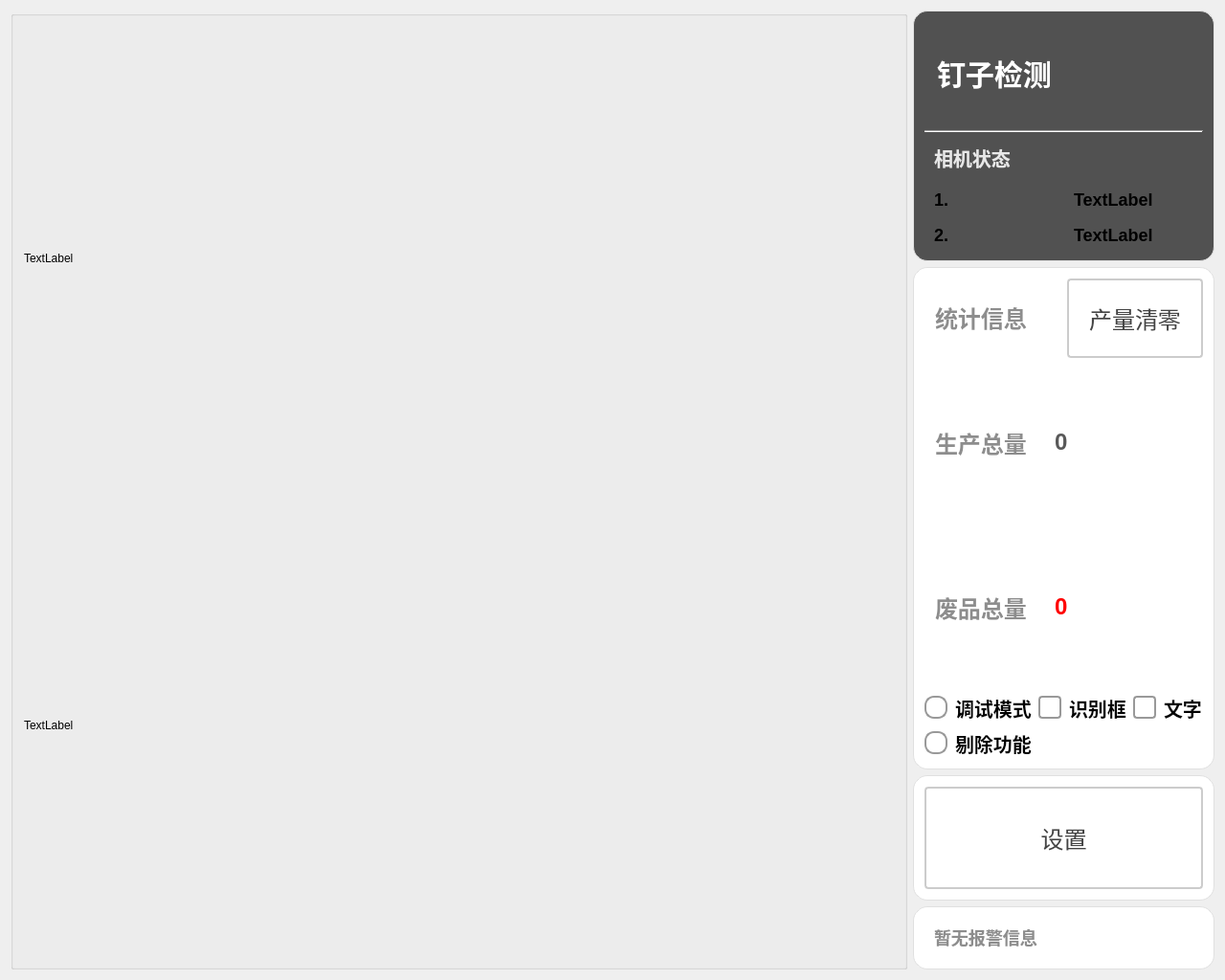
<?xml version="1.0" encoding="UTF-8"?>
<ui version="4.0">
 <class>MaiLiDingZiClass</class>
 <widget class="QMainWindow" name="MaiLiDingZiClass">
  <property name="geometry">
   <rect>
    <x>0</x>
    <y>0</y>
    <width>1280</width>
    <height>1024</height>
   </rect>
  </property>
  <property name="windowTitle">
   <string>MaiLiDingZi</string>
  </property>
  <widget class="QWidget" name="centralWidget">
   <layout class="QGridLayout" name="gridLayout_2">
    <item row="0" column="0">
     <layout class="QHBoxLayout" name="horizontalLayout_5" stretch="5,1">
      <item>
       <widget class="QGroupBox" name="gBoix_ImageDisplay">
        <property name="title">
         <string/>
        </property>
        <layout class="QGridLayout" name="gridLayout">
         <item row="0" column="0">
          <layout class="QVBoxLayout" name="verticalLayout_2" stretch="3,3">
           <item>
            <widget class="QLabel" name="label_imgDisplay_1">
             <property name="sizePolicy">
              <sizepolicy hsizetype="Expanding" vsizetype="Expanding">
               <horstretch>0</horstretch>
               <verstretch>0</verstretch>
              </sizepolicy>
             </property>
             <property name="maximumSize">
              <size>
               <width>999</width>
               <height>999</height>
              </size>
             </property>
             <property name="text">
              <string>TextLabel</string>
             </property>
            </widget>
           </item>
           <item>
            <widget class="QLabel" name="label_imgDisplay_2">
             <property name="sizePolicy">
              <sizepolicy hsizetype="Expanding" vsizetype="Expanding">
               <horstretch>0</horstretch>
               <verstretch>0</verstretch>
              </sizepolicy>
             </property>
             <property name="maximumSize">
              <size>
               <width>999</width>
               <height>999</height>
              </size>
             </property>
             <property name="text">
              <string>TextLabel</string>
             </property>
            </widget>
           </item>
          </layout>
         </item>
        </layout>
       </widget>
      </item>
      <item>
       <layout class="QVBoxLayout" name="vLayout_SideBar" stretch="8,16,4,2">
        <item>
         <widget class="QGroupBox" name="groupBox_head">
          <property name="styleSheet">
           <string notr="true">QGroupBox {
    font-size: 20px;
    font-weight: bold;
    background-color: rgb(81, 81, 81);
    border: 1px solid #e0e0e0;
    border-radius: 2px;
	border-radius: 15px
}

QGroupBox::title {
    subcontrol-origin: margin;
    left: 10px;
    padding: 0 5px;
    color: #2c3e50;
}</string>
          </property>
          <property name="title">
           <string/>
          </property>
          <layout class="QGridLayout" name="gridLayout_3">
           <item row="0" column="0">
            <layout class="QVBoxLayout" name="verticalLayout_5" stretch="1,1,1">
             <item>
              <layout class="QHBoxLayout" name="hLayout_title" stretch="3,2">
               <item>
                <widget class="QLabel" name="label_title">
                 <property name="sizePolicy">
                  <sizepolicy hsizetype="Expanding" vsizetype="Expanding">
                   <horstretch>0</horstretch>
                   <verstretch>0</verstretch>
                  </sizepolicy>
                 </property>
                 <property name="styleSheet">
                  <string notr="true">QLabel {
       font-size: 30px;        
       font-weight: bold;        
       color: rgb(255, 255, 255);         
       padding: 5px 5px;     
       border-bottom: 2px solid #cccccc; 
    }</string>
                 </property>
                 <property name="text">
                  <string>钉子检测</string>
                 </property>
                </widget>
               </item>
               <item>
                <widget class="QPushButton" name="pbtn_exit">
                 <property name="sizePolicy">
                  <sizepolicy hsizetype="Expanding" vsizetype="Expanding">
                   <horstretch>0</horstretch>
                   <verstretch>0</verstretch>
                  </sizepolicy>
                 </property>
                 <property name="styleSheet">
                  <string notr="true">QPushButton {
    color: white;
    border: none;
    border-radius: 5px;
    font-size: 14px;
    qproperty-icon: url(:/icons/closeBlack.png);  
    qproperty-iconSize: 50px 50px;
}

QPushButton:hover {
    background-color: #ff6666;
}

QPushButton:pressed {
    background-color: #cc0000;
}</string>
                 </property>
                 <property name="text">
                  <string/>
                 </property>
                 <property name="shortcut">
                  <string notr="true"/>
                 </property>
                </widget>
               </item>
              </layout>
             </item>
             <item>
              <widget class="Line" name="line_2">
               <property name="styleSheet">
                <string notr="true">QLine {
       color: rgb(194, 194, 194);       
    }</string>
               </property>
               <property name="orientation">
                <enum>Qt::Orientation::Horizontal</enum>
               </property>
              </widget>
             </item>
             <item>
              <layout class="QHBoxLayout" name="horizontalLayout_2" stretch="1">
               <item>
                <layout class="QVBoxLayout" name="verticalLayout_3" stretch="1,1,1">
                 <item>
                  <widget class="QLabel" name="label_cameraStateTitle">
                   <property name="styleSheet">
                    <string notr="true">QLabel {
       font-size: 20px;        
       font-weight: bold;        
       color: rgb(232, 232, 232);         
       padding: 5px 5px;     
       border-bottom: 2px solid #cccccc; 
    }</string>
                   </property>
                   <property name="text">
                    <string>相机状态</string>
                   </property>
                  </widget>
                 </item>
                 <item>
                  <layout class="QGridLayout" name="gLayout_cameraStates" columnminimumwidth="1,9">
                   <property name="spacing">
                    <number>0</number>
                   </property>
                   <item row="0" column="1">
                    <widget class="QLabel" name="label_camera1State">
                     <property name="sizePolicy">
                      <sizepolicy hsizetype="Preferred" vsizetype="Preferred">
                       <horstretch>0</horstretch>
                       <verstretch>0</verstretch>
                      </sizepolicy>
                     </property>
                     <property name="styleSheet">
                      <string notr="true">QLabel {
       font-size: 18px;        
       font-weight: bold;        
		padding: 5px 5px;  
    }</string>
                     </property>
                     <property name="text">
                      <string>TextLabel</string>
                     </property>
                    </widget>
                   </item>
                   <item row="0" column="0">
                    <widget class="QLabel" name="label">
                     <property name="styleSheet">
                      <string notr="true">QLabel {
       font-size: 18px;        
       font-weight: bold;        
		padding: 5px 5px;  
    }</string>
                     </property>
                     <property name="text">
                      <string>1.</string>
                     </property>
                    </widget>
                   </item>
                  </layout>
                 </item>
                 <item>
                  <layout class="QGridLayout" name="gLayout_cameraStates_2" columnminimumwidth="1,9">
                   <property name="spacing">
                    <number>0</number>
                   </property>
                   <item row="0" column="1">
                    <widget class="QLabel" name="label_camera2State">
                     <property name="styleSheet">
                      <string notr="true">QLabel {
       font-size: 18px;        
       font-weight: bold;        
		padding: 5px 5px;  
    }</string>
                     </property>
                     <property name="text">
                      <string>TextLabel</string>
                     </property>
                    </widget>
                   </item>
                   <item row="0" column="0">
                    <widget class="QLabel" name="label_2">
                     <property name="styleSheet">
                      <string notr="true">QLabel {
       font-size: 18px;        
       font-weight: bold;        
		padding: 5px 5px;  
    }</string>
                     </property>
                     <property name="text">
                      <string>2.</string>
                     </property>
                    </widget>
                   </item>
                  </layout>
                 </item>
                </layout>
               </item>
              </layout>
             </item>
            </layout>
           </item>
          </layout>
         </widget>
        </item>
        <item>
         <widget class="QGroupBox" name="gBox_infor">
          <property name="styleSheet">
           <string notr="true">QGroupBox {
    font-size: 20px;
    font-weight: bold;
    background-color: rgb(255, 255, 255);
    border: 1px solid #e0e0e0;
    border-radius: 2px;
	border-radius: 15px
}

QGroupBox::title {
    subcontrol-origin: margin;
    left: 10px;
    padding: 0 5px;
    color: #2c3e50;
}</string>
          </property>
          <property name="title">
           <string/>
          </property>
          <layout class="QVBoxLayout" name="verticalLayout" stretch="1,2,2,2,1">
           <item>
            <layout class="QHBoxLayout" name="hLayout_info" stretch="1,1">
             <item>
              <widget class="QLabel" name="label_info">
               <property name="styleSheet">
                <string notr="true">QLabel {
       font-size: 24px;        
       font-weight: bold;        
       color:  rgb(141, 141, 141);       
       padding: 5px 5px;     
       border-bottom: 2px solid #cccccc; 
    }</string>
               </property>
               <property name="text">
                <string>统计信息</string>
               </property>
               <property name="alignment">
                <set>Qt::AlignmentFlag::AlignLeading|Qt::AlignmentFlag::AlignLeft|Qt::AlignmentFlag::AlignVCenter</set>
               </property>
              </widget>
             </item>
             <item>
              <widget class="QPushButton" name="pbtn_resetProduct">
               <property name="sizePolicy">
                <sizepolicy hsizetype="Expanding" vsizetype="Expanding">
                 <horstretch>0</horstretch>
                 <verstretch>0</verstretch>
                </sizepolicy>
               </property>
               <property name="styleSheet">
                <string notr="true">QPushButton {
    padding: 6px 14px;
    border: 2px solid #CCC;
    border-radius: 4px;
    background-color: white;
    color: #444;
    font-size: 24px; 
}

QPushButton:hover {
    border-color: #999;
    background-color: #F5F5F5;
}

QPushButton:pressed {
    border-color: #777;
    background-color: #EEE;
}</string>
               </property>
               <property name="text">
                <string>产量清零</string>
               </property>
              </widget>
             </item>
            </layout>
           </item>
           <item>
            <layout class="QHBoxLayout" name="hLayout_produceTotal" stretch="1,2">
             <item>
              <widget class="QLabel" name="label_produceTotal">
               <property name="font">
                <font>
                 <pointsize>-1</pointsize>
                 <bold>true</bold>
                </font>
               </property>
               <property name="styleSheet">
                <string notr="true">QLabel {
       font-size: 24px;        
       font-weight: bold;        
       color:  rgb(141, 141, 141);       
       padding: 5px 5px;     
       border-bottom: 2px solid #cccccc; 
    }</string>
               </property>
               <property name="text">
                <string>生产总量</string>
               </property>
               <property name="alignment">
                <set>Qt::AlignmentFlag::AlignLeading|Qt::AlignmentFlag::AlignLeft|Qt::AlignmentFlag::AlignVCenter</set>
               </property>
              </widget>
             </item>
             <item>
              <widget class="QLabel" name="label_produceTotalValue">
               <property name="styleSheet">
                <string notr="true">QLabel {
       font-size: 24px;        
       font-weight: bold;        
       color:  rgb(89, 89, 89);       
       padding: 5px 5px;     
       border-bottom: 2px solid #cccccc; 
    }</string>
               </property>
               <property name="text">
                <string>0</string>
               </property>
              </widget>
             </item>
            </layout>
           </item>
           <item>
            <layout class="QHBoxLayout" name="hLayout_wasteProducts" stretch="1,2">
             <item>
              <widget class="QLabel" name="label_wasteProducts">
               <property name="styleSheet">
                <string notr="true">QLabel {
       font-size: 24px;        
       font-weight: bold;        
       color:  rgb(141, 141, 141);       
       padding: 5px 5px;     
       border-bottom: 2px solid #cccccc; 
    }</string>
               </property>
               <property name="text">
                <string>废品总量</string>
               </property>
               <property name="alignment">
                <set>Qt::AlignmentFlag::AlignLeading|Qt::AlignmentFlag::AlignLeft|Qt::AlignmentFlag::AlignVCenter</set>
               </property>
              </widget>
             </item>
             <item>
              <widget class="QLabel" name="label_wasteProductsValue">
               <property name="styleSheet">
                <string notr="true">QLabel {
       font-size: 24px;        
       font-weight: bold;        
       color:   rgb(255, 0, 0);      
       padding: 5px 5px;     
       border-bottom: 2px solid #cccccc; 
    }</string>
               </property>
               <property name="text">
                <string>0</string>
               </property>
              </widget>
             </item>
            </layout>
           </item>
           <item>
            <layout class="QHBoxLayout" name="horizontalLayout_4">
             <item>
              <widget class="QRadioButton" name="rbtn_debug">
               <property name="styleSheet">
                <string notr="true">QRadioButton {
    spacing: 8px;
    font-size: 20px;
    color: #333;
    font-weight: bold;        
    color:  rgb(0, 0, 0);       

}

/* 未选中状态 */
QRadioButton::indicator {
    width: 20px;
    height: 20px;
    border-radius: 10px;
    border: 2px solid #999;
    background: #ffffff;
}

/* 悬停效果 */
QRadioButton::indicator:hover {
    border: 2px solid #666;
}

/* 选中状态 */
QRadioButton::indicator:checked {
    border: 2px solid #2196F3;
}

/* 选中时的内圆 */
QRadioButton::indicator:checked {
    background-color: qradialgradient(
        cx:0.5, cy:0.5,
        radius:0.4,
        fx:0.5, fy:0.5,
        stop:0 #2196F3,
        stop:1 transparent
    );
}

/* 禁用状态 */
QRadioButton::indicator:disabled {
    border: 2px solid #ccc;
    background: #eee;
}

/* 点击动画效果 */
QRadioButton::indicator:pressed {
    border: 2px solid #1565C0;
    background-color: qradialgradient(
        cx:0.5, cy:0.5,
        radius:0.5,
        fx:0.5, fy:0.5,
        stop:0 #BBDEFB,
        stop:1 transparent
    );
}</string>
               </property>
               <property name="text">
                <string>调试模式</string>
               </property>
              </widget>
             </item>
             <item>
              <widget class="QCheckBox" name="ckb_shibiekuang">
               <property name="styleSheet">
                <string notr="true">QCheckBox {
    spacing: 8px;
    font-size: 20px;
    color: #333;
    font-weight: bold;        
    color:  rgb(0, 0, 0);       
}

/* 未选中状态 */
QCheckBox::indicator {
    width: 20px;
    height: 20px;
    border-radius: 4px; /* 方形，圆角可适当调整 */
    border: 2px solid #999;
    background: #ffffff;
}

/* 悬停效果 */
QCheckBox::indicator:hover {
    border: 2px solid #666;
}

/* 选中状态 */
QCheckBox::indicator:checked {
    border: 2px solid #2196F3;
    background-color: qradialgradient(
        cx:0.5, cy:0.5,
        radius:0.4,
        fx:0.5, fy:0.5,
        stop:0 #2196F3,
        stop:1 transparent
    );
}

/* 禁用状态 */
QCheckBox::indicator:disabled {
    border: 2px solid #ccc;
    background: #eee;
}

/* 选中时的文字颜色 */
QCheckBox:checked {
    color: #2196F3;
    font-weight: 500;
}

/* 点击动画效果 */
QCheckBox::indicator:pressed {
    border: 2px solid #1565C0;
    background-color: qradialgradient(
        cx:0.5, cy:0.5,
        radius:0.5,
        fx:0.5, fy:0.5,
        stop:0 #BBDEFB,
        stop:1 transparent
    );
}</string>
               </property>
               <property name="text">
                <string>识别框</string>
               </property>
              </widget>
             </item>
             <item>
              <widget class="QCheckBox" name="ckb_wenzi">
               <property name="styleSheet">
                <string notr="true">QCheckBox {
    spacing: 8px;
    font-size: 20px;
    color: #333;
    font-weight: bold;        
    color:  rgb(0, 0, 0);       
}

/* 未选中状态 */
QCheckBox::indicator {
    width: 20px;
    height: 20px;
    border-radius: 4px; /* 方形，圆角可适当调整 */
    border: 2px solid #999;
    background: #ffffff;
}

/* 悬停效果 */
QCheckBox::indicator:hover {
    border: 2px solid #666;
}

/* 选中状态 */
QCheckBox::indicator:checked {
    border: 2px solid #2196F3;
    background-color: qradialgradient(
        cx:0.5, cy:0.5,
        radius:0.4,
        fx:0.5, fy:0.5,
        stop:0 #2196F3,
        stop:1 transparent
    );
}

/* 禁用状态 */
QCheckBox::indicator:disabled {
    border: 2px solid #ccc;
    background: #eee;
}

/* 选中时的文字颜色 */
QCheckBox:checked {
    color: #2196F3;
    font-weight: 500;
}

/* 点击动画效果 */
QCheckBox::indicator:pressed {
    border: 2px solid #1565C0;
    background-color: qradialgradient(
        cx:0.5, cy:0.5,
        radius:0.5,
        fx:0.5, fy:0.5,
        stop:0 #BBDEFB,
        stop:1 transparent
    );
}</string>
               </property>
               <property name="text">
                <string>文字</string>
               </property>
              </widget>
             </item>
            </layout>
           </item>
           <item>
            <layout class="QHBoxLayout" name="hLayout_remove">
             <item>
              <widget class="QRadioButton" name="rbtn_removeFunc">
               <property name="styleSheet">
                <string notr="true">QRadioButton {
    spacing: 8px;
    font-size: 20px;
    color: #333;
    font-weight: bold;        
    color:  rgb(0, 0, 0);       

}

/* 未选中状态 */
QRadioButton::indicator {
    width: 20px;
    height: 20px;
    border-radius: 10px;
    border: 2px solid #999;
    background: #ffffff;
}

/* 悬停效果 */
QRadioButton::indicator:hover {
    border: 2px solid #666;
}

/* 选中状态 */
QRadioButton::indicator:checked {
    border: 2px solid #2196F3;
}

/* 选中时的内圆 */
QRadioButton::indicator:checked {
    background-color: qradialgradient(
        cx:0.5, cy:0.5,
        radius:0.4,
        fx:0.5, fy:0.5,
        stop:0 #2196F3,
        stop:1 transparent
    );
}

/* 禁用状态 */
QRadioButton::indicator:disabled {
    border: 2px solid #ccc;
    background: #eee;
}

/* 选中时的文字颜色 */
QRadioButton:checked {
    color: #2196F3;
    font-weight: 500;
}

/* 点击动画效果 */
QRadioButton::indicator:pressed {
    border: 2px solid #1565C0;
    background-color: qradialgradient(
        cx:0.5, cy:0.5,
        radius:0.5,
        fx:0.5, fy:0.5,
        stop:0 #BBDEFB,
        stop:1 transparent
    );
}</string>
               </property>
               <property name="text">
                <string>剔除功能</string>
               </property>
              </widget>
             </item>
            </layout>
           </item>
          </layout>
         </widget>
        </item>
        <item>
         <widget class="QGroupBox" name="gBox_set">
          <property name="styleSheet">
           <string notr="true">QGroupBox {
    font-size: 20px;
    font-weight: bold;
    background-color: rgb(255, 255, 255);
    border: 1px solid #e0e0e0;
    border-radius: 2px;
	border-radius: 15px
}

QGroupBox::title {
    subcontrol-origin: margin;
    left: 10px;
    padding: 0 5px;
    color: #2c3e50;
}</string>
          </property>
          <property name="title">
           <string/>
          </property>
          <layout class="QHBoxLayout" name="horizontalLayout_3">
           <item>
            <widget class="QPushButton" name="pbtn_set">
             <property name="sizePolicy">
              <sizepolicy hsizetype="Expanding" vsizetype="Expanding">
               <horstretch>0</horstretch>
               <verstretch>0</verstretch>
              </sizepolicy>
             </property>
             <property name="styleSheet">
              <string notr="true">QPushButton {
    padding: 6px 14px;
    border: 2px solid #CCC;
    border-radius: 4px;
    background-color: white;
    color: #444;
    font-size: 24px; 
}

QPushButton:hover {
    border-color: #999;
    background-color: #F5F5F5;
}

QPushButton:pressed {
    border-color: #777;
    background-color: #EEE;
}</string>
             </property>
             <property name="text">
              <string>设置</string>
             </property>
            </widget>
           </item>
          </layout>
         </widget>
        </item>
        <item>
         <widget class="QGroupBox" name="gBox_companyInfo">
          <property name="styleSheet">
           <string notr="true">QGroupBox {
    font-size: 20px;
    font-weight: bold;
    background-color: rgb(255, 255, 255);
    border: 1px solid #e0e0e0;
    border-radius: 2px;
	border-radius: 15px
}

QGroupBox::title {
    subcontrol-origin: margin;
    left: 10px;
    padding: 0 5px;
    color: #2c3e50;
}</string>
          </property>
          <property name="title">
           <string/>
          </property>
          <layout class="QHBoxLayout" name="horizontalLayout">
           <item>
            <widget class="QLabel" name="label_companyInfo">
             <property name="styleSheet">
              <string notr="true">QLabel {
       font-size: 18px;        
       font-weight: bold;        
       color:  rgb(141, 141, 141);       
       padding: 5px 5px;     
       border-bottom: 2px solid #cccccc; 
    }</string>
             </property>
             <property name="text">
              <string>暂无报警信息</string>
             </property>
            </widget>
           </item>
          </layout>
         </widget>
        </item>
       </layout>
      </item>
     </layout>
    </item>
   </layout>
  </widget>
 </widget>
 <layoutdefault spacing="6" margin="11"/>
 <resources/>
 <connections/>
</ui>
